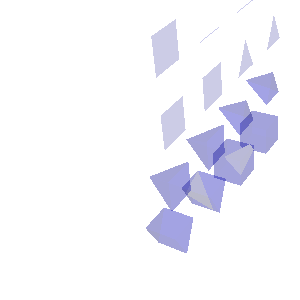

The Python source for this figure:
#!/usr/bin/env python

# Demonstrate vtkCutter on Lagrange higher-order elements with a
# plane cut function and translucent surface overlay.

import os

# Factory overrides
import vtkmodules.vtkInteractionStyle  # noqa: F401
import vtkmodules.vtkRenderingFreeType  # noqa: F401
import vtkmodules.vtkRenderingOpenGL2  # noqa: F401

from vtkmodules.vtkCommonCore import (
    vtkLookupTable,
    vtkVariant,
)
from vtkmodules.vtkCommonColor import vtkColorSeries
from vtkmodules.vtkCommonDataModel import vtkPlane
from vtkmodules.vtkFiltersCore import (
    vtkCutter,
    vtkPolyDataNormals,
)
from vtkmodules.vtkFiltersGeometry import vtkDataSetSurfaceFilter
from vtkmodules.vtkIOXML import vtkXMLUnstructuredGridReader
from vtkmodules.vtkRenderingCore import (
    vtkActor,
    vtkDataSetMapper,
    vtkRenderWindow,
    vtkRenderWindowInteractor,
    vtkRenderer,
)

data_dir = os.environ.get("VPE_DATA_DIR", os.path.dirname(os.path.abspath(__file__)))

# Read Lagrange elements
reader = vtkXMLUnstructuredGridReader()
reader.SetFileName(os.path.join(data_dir, "Elements.vtu"))
reader.Update()

# Color scheme
clr = vtkColorSeries()
lkup = vtkLookupTable()
clr.SetColorScheme(vtkColorSeries.BREWER_QUALITATIVE_DARK2)
clr.BuildLookupTable(lkup, vtkColorSeries.CATEGORICAL)
lkup.SetAnnotation(vtkVariant(0), "First cell")
lkup.SetAnnotation(vtkVariant(1), "Second cell")

# Cut with a plane
pln = vtkPlane()
pln.SetOrigin(4, 2, 2)
pln.SetNormal(-0.28735, -0.67728, 0.67728)

cut = vtkCutter()
cut.SetInputConnection(reader.GetOutputPort())
cut.SetCutFunction(pln)
cut.Update()

# Cut actor
cut_mapper = vtkDataSetMapper()
cut_mapper.SetInputConnection(cut.GetOutputPort())
cut_mapper.SetScalarModeToUseCellFieldData()
cut_mapper.SelectColorArray("SrcCellNum")
cut_mapper.SetLookupTable(lkup)

cut_actor = vtkActor()
cut_actor.SetMapper(cut_mapper)

# Surface actor (translucent)
dss = vtkDataSetSurfaceFilter()
dss.SetInputConnection(reader.GetOutputPort())
dss.SetNonlinearSubdivisionLevel(3)

nrm = vtkPolyDataNormals()
nrm.SetInputConnection(dss.GetOutputPort())

surface_mapper = vtkDataSetMapper()
surface_mapper.SetInputConnection(nrm.GetOutputPort())

surface_actor = vtkActor()
surface_actor.SetMapper(surface_mapper)
surface_actor.GetProperty().SetOpacity(0.2)

# Renderer
renderer = vtkRenderer()
renderer.SetBackground(1, 1, 1)
renderer.AddActor(cut_actor)
renderer.AddActor(surface_actor)

# Window
render_window = vtkRenderWindow()
render_window.SetSize(300, 300)
render_window.AddRenderer(renderer)
render_window.SetWindowName("lagrange operations cut")

# Interactor
interactor = vtkRenderWindowInteractor()
interactor.SetRenderWindow(render_window)

# Scene
cam = renderer.GetActiveCamera()
cam.SetPosition(16.0784261776, 11.8079343039, -6.69074553411)
cam.SetFocalPoint(4.54685488135, 1.74152986486, 2.38091647662)
cam.SetViewUp(-0.523934540522, 0.81705750638, 0.240644194852)
renderer.ResetCameraClippingRange()

interactor.Initialize()
interactor.Start()
